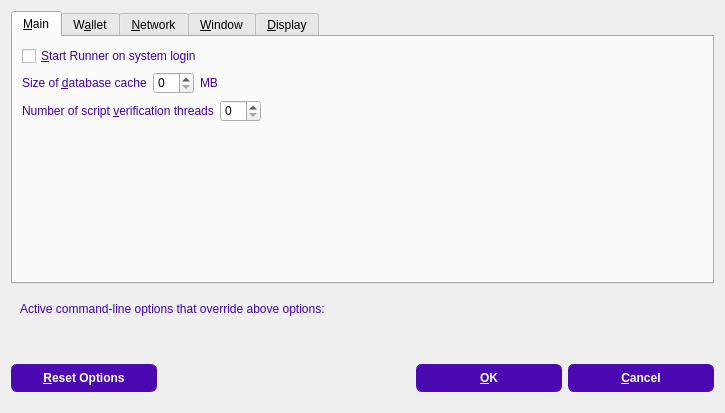
<?xml version="1.0" encoding="UTF-8"?>
<ui version="4.0">
 <class>OptionsDialog</class>
 <widget class="QDialog" name="OptionsDialog">
  <property name="geometry">
   <rect>
    <x>0</x>
    <y>0</y>
    <width>725</width>
    <height>413</height>
   </rect>
  </property>
  <property name="windowTitle">
   <string>Options</string>
  </property>
  <property name="styleSheet">
   <string notr="true">QPushButton{
        background-color:#4b09b2;
        color:white;
		min-height:26px;
		max-height:26px;
        min-width: 120px;
		padding-left:12px;
		padding-right:12px;
        border:1px solid #4b09b2;
		icon-size:24px;
		font:bold;
		border-radius:6px;
}

QPushButton:hover{
        background-color:#6821d6;
}

QPushButton:pressed{
        background-color:#3f0698;
}


QLabel,QCheckBox{
	color:#3e03a0;
}

</string>
  </property>
  <property name="modal">
   <bool>true</bool>
  </property>
  <layout class="QVBoxLayout" name="verticalLayout">
   <item>
    <widget class="QTabWidget" name="tabWidget">
     <property name="currentIndex">
      <number>0</number>
     </property>
     <widget class="QWidget" name="tabMain">
      <attribute name="title">
       <string>&amp;Main</string>
      </attribute>
      <layout class="QVBoxLayout" name="verticalLayout_Main">
       <item>
        <widget class="QCheckBox" name="bitcoinAtStartup">
         <property name="toolTip">
          <string>Automatically start Runner after logging in to the system.</string>
         </property>
         <property name="text">
          <string>&amp;Start Runner on system login</string>
         </property>
        </widget>
       </item>
       <item>
        <layout class="QHBoxLayout" name="horizontalLayout_2_Main">
         <item>
          <widget class="QLabel" name="databaseCacheLabel">
           <property name="text">
            <string>Size of &amp;database cache</string>
           </property>
           <property name="textFormat">
            <enum>Qt::PlainText</enum>
           </property>
           <property name="buddy">
            <cstring>databaseCache</cstring>
           </property>
          </widget>
         </item>
         <item>
          <widget class="QSpinBox" name="databaseCache"/>
         </item>
         <item>
          <widget class="QLabel" name="databaseCacheUnitLabel">
           <property name="text">
            <string>MB</string>
           </property>
           <property name="textFormat">
            <enum>Qt::PlainText</enum>
           </property>
          </widget>
         </item>
         <item>
          <spacer name="horizontalSpacer_2_Main">
           <property name="orientation">
            <enum>Qt::Horizontal</enum>
           </property>
           <property name="sizeHint" stdset="0">
            <size>
             <width>40</width>
             <height>20</height>
            </size>
           </property>
          </spacer>
         </item>
        </layout>
       </item>
       <item>
        <layout class="QHBoxLayout" name="horizontalLayout_3_Main">
         <item>
          <widget class="QLabel" name="threadsScriptVerifLabel">
           <property name="text">
            <string>Number of script &amp;verification threads</string>
           </property>
           <property name="textFormat">
            <enum>Qt::PlainText</enum>
           </property>
           <property name="buddy">
            <cstring>threadsScriptVerif</cstring>
           </property>
          </widget>
         </item>
         <item>
          <widget class="QSpinBox" name="threadsScriptVerif">
           <property name="toolTip">
            <string>(0 = auto, &lt;0 = leave that many cores free)</string>
           </property>
          </widget>
         </item>
         <item>
          <spacer name="horizontalSpacer_3_Main">
           <property name="orientation">
            <enum>Qt::Horizontal</enum>
           </property>
           <property name="sizeHint" stdset="0">
            <size>
             <width>40</width>
             <height>20</height>
            </size>
           </property>
          </spacer>
         </item>
        </layout>
       </item>
       <item>
        <spacer name="verticalSpacer_Main">
         <property name="orientation">
          <enum>Qt::Vertical</enum>
         </property>
         <property name="sizeHint" stdset="0">
          <size>
           <width>20</width>
           <height>40</height>
          </size>
         </property>
        </spacer>
       </item>
      </layout>
     </widget>
     <widget class="QWidget" name="tabWallet">
      <attribute name="title">
       <string>W&amp;allet</string>
      </attribute>
      <layout class="QVBoxLayout" name="verticalLayout_Wallet">
       <item>
        <widget class="QGroupBox" name="groupBox">
         <property name="title">
          <string>Expert</string>
         </property>
         <layout class="QVBoxLayout" name="verticalLayout_2">
          <item>
           <widget class="QCheckBox" name="coinControlFeatures">
            <property name="toolTip">
             <string>Whether to show coin control features or not.</string>
            </property>
            <property name="text">
             <string>Enable coin &amp;control features</string>
            </property>
           </widget>
          </item>
          <item>
           <widget class="QCheckBox" name="spendZeroConfChange">
            <property name="toolTip">
             <string>If you disable the spending of unconfirmed change, the change from a transaction cannot be used until that transaction has at least one confirmation. This also affects how your balance is computed.</string>
            </property>
            <property name="text">
             <string>&amp;Spend unconfirmed change</string>
            </property>
           </widget>
          </item>
         </layout>
        </widget>
       </item>
       <item>
        <spacer name="verticalSpacer_Wallet">
         <property name="orientation">
          <enum>Qt::Vertical</enum>
         </property>
         <property name="sizeHint" stdset="0">
          <size>
           <width>20</width>
           <height>40</height>
          </size>
         </property>
        </spacer>
       </item>
      </layout>
     </widget>
     <widget class="QWidget" name="tabNetwork">
      <attribute name="title">
       <string>&amp;Network</string>
      </attribute>
      <layout class="QVBoxLayout" name="verticalLayout_Network">
       <item>
        <widget class="QCheckBox" name="mapPortUpnp">
         <property name="toolTip">
          <string>Automatically open the Runner client port on the router. This only works when your router supports UPnP and it is enabled.</string>
         </property>
         <property name="text">
          <string>Map port using &amp;UPnP</string>
         </property>
        </widget>
       </item>
       <item>
        <widget class="QCheckBox" name="allowIncoming">
         <property name="toolTip">
          <string>Accept connections from outside</string>
         </property>
         <property name="text">
          <string>Allow incoming connections</string>
         </property>
        </widget>
       </item>
       <item>
        <widget class="QCheckBox" name="connectSocks">
         <property name="toolTip">
          <string>Connect to the Runner network through a SOCKS5 proxy.</string>
         </property>
         <property name="text">
          <string>&amp;Connect through SOCKS5 proxy (default proxy):</string>
         </property>
        </widget>
       </item>
       <item>
        <layout class="QHBoxLayout" name="horizontalLayout_1_Network">
         <item>
          <widget class="QLabel" name="proxyIpLabel">
           <property name="text">
            <string>Proxy &amp;IP:</string>
           </property>
           <property name="textFormat">
            <enum>Qt::PlainText</enum>
           </property>
           <property name="buddy">
            <cstring>proxyIp</cstring>
           </property>
          </widget>
         </item>
         <item>
          <widget class="QValidatedLineEdit" name="proxyIp">
           <property name="minimumSize">
            <size>
             <width>140</width>
             <height>0</height>
            </size>
           </property>
           <property name="maximumSize">
            <size>
             <width>140</width>
             <height>16777215</height>
            </size>
           </property>
           <property name="toolTip">
            <string>IP address of the proxy (e.g. IPv4: 127.0.0.1 / IPv6: ::1)</string>
           </property>
          </widget>
         </item>
         <item>
          <widget class="QLabel" name="proxyPortLabel">
           <property name="text">
            <string>&amp;Port:</string>
           </property>
           <property name="textFormat">
            <enum>Qt::PlainText</enum>
           </property>
           <property name="buddy">
            <cstring>proxyPort</cstring>
           </property>
          </widget>
         </item>
         <item>
          <widget class="QLineEdit" name="proxyPort">
           <property name="minimumSize">
            <size>
             <width>55</width>
             <height>0</height>
            </size>
           </property>
           <property name="maximumSize">
            <size>
             <width>55</width>
             <height>16777215</height>
            </size>
           </property>
           <property name="toolTip">
            <string>Port of the proxy (e.g. 9050)</string>
           </property>
          </widget>
         </item>
         <item>
          <spacer name="horizontalSpacer_1_Network">
           <property name="orientation">
            <enum>Qt::Horizontal</enum>
           </property>
           <property name="sizeHint" stdset="0">
            <size>
             <width>40</width>
             <height>20</height>
            </size>
           </property>
          </spacer>
         </item>
        </layout>
       </item>
       <item>
        <spacer name="verticalSpacer_Network">
         <property name="orientation">
          <enum>Qt::Vertical</enum>
         </property>
         <property name="sizeHint" stdset="0">
          <size>
           <width>20</width>
           <height>40</height>
          </size>
         </property>
        </spacer>
       </item>
      </layout>
     </widget>
     <widget class="QWidget" name="tabWindow">
      <attribute name="title">
       <string>&amp;Window</string>
      </attribute>
      <layout class="QVBoxLayout" name="verticalLayout_Window">
       <item>
        <widget class="QCheckBox" name="minimizeToTray">
         <property name="toolTip">
          <string>Show only a tray icon after minimizing the window.</string>
         </property>
         <property name="text">
          <string>&amp;Minimize to the tray instead of the taskbar</string>
         </property>
        </widget>
       </item>
       <item>
        <widget class="QCheckBox" name="minimizeOnClose">
         <property name="toolTip">
          <string>Minimize instead of exit the application when the window is closed. When this option is enabled, the application will be closed only after selecting Quit in the menu.</string>
         </property>
         <property name="text">
          <string>M&amp;inimize on close</string>
         </property>
        </widget>
       </item>
       <item>
        <spacer name="verticalSpacer_Window">
         <property name="orientation">
          <enum>Qt::Vertical</enum>
         </property>
         <property name="sizeHint" stdset="0">
          <size>
           <width>20</width>
           <height>40</height>
          </size>
         </property>
        </spacer>
       </item>
      </layout>
     </widget>
     <widget class="QWidget" name="tabDisplay">
      <attribute name="title">
       <string>&amp;Display</string>
      </attribute>
      <layout class="QVBoxLayout" name="verticalLayout_Display">
       <item>
        <layout class="QHBoxLayout" name="horizontalLayout_1_Display">
         <item>
          <widget class="QLabel" name="langLabel">
           <property name="text">
            <string>User Interface &amp;language:</string>
           </property>
           <property name="textFormat">
            <enum>Qt::PlainText</enum>
           </property>
           <property name="buddy">
            <cstring>lang</cstring>
           </property>
          </widget>
         </item>
         <item>
          <widget class="QValueComboBox" name="lang">
           <property name="toolTip">
            <string>The user interface language can be set here. This setting will take effect after restarting Runner.</string>
           </property>
          </widget>
         </item>
        </layout>
       </item>
       <item>
        <layout class="QHBoxLayout" name="horizontalLayout_2_Display">
         <item>
          <widget class="QLabel" name="unitLabel">
           <property name="text">
            <string>&amp;Unit to show amounts in:</string>
           </property>
           <property name="textFormat">
            <enum>Qt::PlainText</enum>
           </property>
           <property name="buddy">
            <cstring>unit</cstring>
           </property>
          </widget>
         </item>
         <item>
          <widget class="QValueComboBox" name="unit">
           <property name="toolTip">
            <string>Choose the default subdivision unit to show in the interface and when sending coins.</string>
           </property>
          </widget>
         </item>
        </layout>
       </item>
       <item>
        <layout class="QHBoxLayout" name="horizontalLayout_3_Display">
         <item>
          <widget class="QLabel" name="thirdPartyTxUrlsLabel">
           <property name="toolTip">
            <string>Third party URLs (e.g. a block explorer) that appear in the transactions tab as context menu items. %s in the URL is replaced by transaction hash. Multiple URLs are separated by vertical bar |.</string>
           </property>
           <property name="text">
            <string>Third party transaction URLs</string>
           </property>
           <property name="buddy">
            <cstring>thirdPartyTxUrls</cstring>
           </property>
          </widget>
         </item>
         <item>
          <widget class="QLineEdit" name="thirdPartyTxUrls">
           <property name="toolTip">
            <string>Third party URLs (e.g. a block explorer) that appear in the transactions tab as context menu items. %s in the URL is replaced by transaction hash. Multiple URLs are separated by vertical bar |.</string>
           </property>
          </widget>
         </item>
        </layout>
       </item>
       <item>
        <spacer name="verticalSpacer_Display">
         <property name="orientation">
          <enum>Qt::Vertical</enum>
         </property>
         <property name="sizeHint" stdset="0">
          <size>
           <width>20</width>
           <height>40</height>
          </size>
         </property>
        </spacer>
       </item>
      </layout>
     </widget>
    </widget>
   </item>
   <item>
    <widget class="QFrame" name="frame">
     <layout class="QVBoxLayout" name="verticalLayout_Bottom">
      <item>
       <layout class="QHBoxLayout" name="horizontalLayout_Bottom">
        <item>
         <widget class="QLabel" name="overriddenByCommandLineInfoLabel">
          <property name="text">
           <string>Active command-line options that override above options:</string>
          </property>
          <property name="textFormat">
           <enum>Qt::PlainText</enum>
          </property>
         </widget>
        </item>
        <item>
         <spacer name="horizontalSpacer_Bottom">
          <property name="orientation">
           <enum>Qt::Horizontal</enum>
          </property>
          <property name="sizeHint" stdset="0">
           <size>
            <width>40</width>
            <height>20</height>
           </size>
          </property>
         </spacer>
        </item>
       </layout>
      </item>
      <item>
       <widget class="QLabel" name="overriddenByCommandLineLabel">
        <property name="text">
         <string/>
        </property>
        <property name="textFormat">
         <enum>Qt::PlainText</enum>
        </property>
        <property name="wordWrap">
         <bool>true</bool>
        </property>
       </widget>
      </item>
     </layout>
    </widget>
   </item>
   <item>
    <layout class="QHBoxLayout" name="horizontalLayout_Buttons">
     <item>
      <widget class="QPushButton" name="resetButton">
       <property name="sizePolicy">
        <sizepolicy hsizetype="Minimum" vsizetype="Preferred">
         <horstretch>0</horstretch>
         <verstretch>0</verstretch>
        </sizepolicy>
       </property>
       <property name="toolTip">
        <string>Reset all client options to default.</string>
       </property>
       <property name="styleSheet">
        <string notr="true"/>
       </property>
       <property name="text">
        <string>&amp;Reset Options</string>
       </property>
       <property name="autoDefault">
        <bool>false</bool>
       </property>
      </widget>
     </item>
     <item>
      <spacer name="horizontalSpacer_1">
       <property name="orientation">
        <enum>Qt::Horizontal</enum>
       </property>
       <property name="sizeHint" stdset="0">
        <size>
         <width>40</width>
         <height>48</height>
        </size>
       </property>
      </spacer>
     </item>
     <item>
      <widget class="QLabel" name="statusLabel">
       <property name="minimumSize">
        <size>
         <width>200</width>
         <height>0</height>
        </size>
       </property>
       <property name="font">
        <font>
         <weight>75</weight>
         <bold>true</bold>
        </font>
       </property>
       <property name="text">
        <string/>
       </property>
       <property name="textFormat">
        <enum>Qt::PlainText</enum>
       </property>
       <property name="wordWrap">
        <bool>true</bool>
       </property>
      </widget>
     </item>
     <item>
      <spacer name="horizontalSpacer_2">
       <property name="orientation">
        <enum>Qt::Horizontal</enum>
       </property>
       <property name="sizeHint" stdset="0">
        <size>
         <width>40</width>
         <height>48</height>
        </size>
       </property>
      </spacer>
     </item>
     <item>
      <widget class="QPushButton" name="okButton">
       <property name="sizePolicy">
        <sizepolicy hsizetype="Minimum" vsizetype="Preferred">
         <horstretch>0</horstretch>
         <verstretch>0</verstretch>
        </sizepolicy>
       </property>
       <property name="text">
        <string>&amp;OK</string>
       </property>
       <property name="autoDefault">
        <bool>false</bool>
       </property>
       <property name="default">
        <bool>true</bool>
       </property>
      </widget>
     </item>
     <item>
      <widget class="QPushButton" name="cancelButton">
       <property name="sizePolicy">
        <sizepolicy hsizetype="Minimum" vsizetype="Preferred">
         <horstretch>0</horstretch>
         <verstretch>0</verstretch>
        </sizepolicy>
       </property>
       <property name="text">
        <string>&amp;Cancel</string>
       </property>
       <property name="autoDefault">
        <bool>false</bool>
       </property>
      </widget>
     </item>
    </layout>
   </item>
  </layout>
 </widget>
 <customwidgets>
  <customwidget>
   <class>QValidatedLineEdit</class>
   <extends>QLineEdit</extends>
   <header>qvalidatedlineedit.h</header>
  </customwidget>
  <customwidget>
   <class>QValueComboBox</class>
   <extends>QComboBox</extends>
   <header>qvaluecombobox.h</header>
  </customwidget>
 </customwidgets>
 <resources/>
 <connections/>
</ui>
